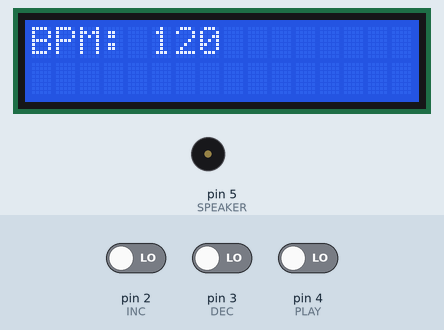
The sketch below on a simulated Arduino Uno, built with avr-gcc and run on an emulated ATmega328P. On the bench: 16×2 character LCD, buzzer (waves = sounding). Inputs (shaded band) come from the test bench; at power-on: pin 4 (PLAY) LOW, pin 2 (INC) LOW, pin 3 (DEC) LOW. What the sketch prints to the serial monitor is not drawn.

Above: at 1.2 s.
1.3 s: pin 4 (PLAY) driven HIGH
At 2.0 s:
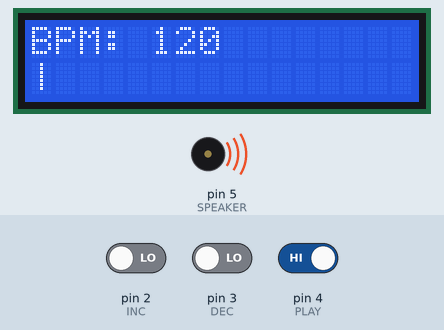
3.5 s: pin 4 (PLAY) driven LOW
At 4.45 s:
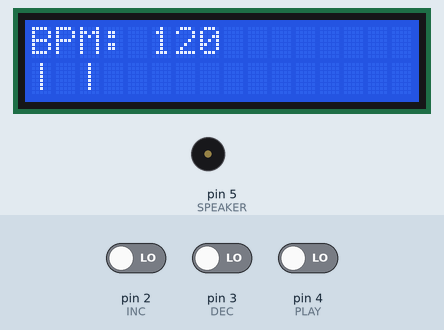
6.2 s: pin 2 (INC) driven HIGH
At 6.84 s:
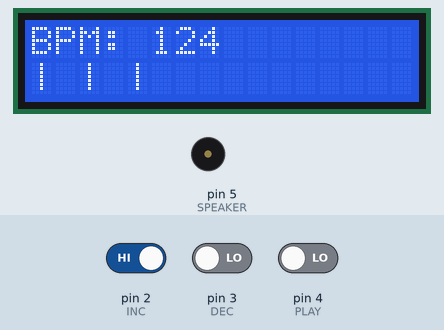
7.8 s: pin 2 (INC) driven LOW
At 9.14 s:
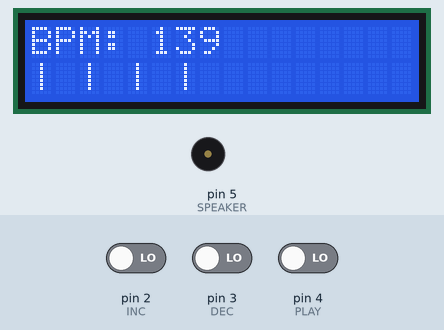
9.5 s: pin 3 (DEC) driven HIGH
At 9.7 s:
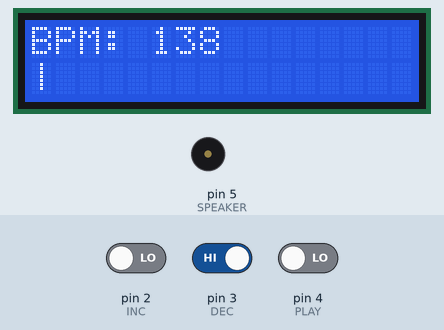
11.1 s: pin 4 (PLAY) driven HIGH
At 13.4 s:
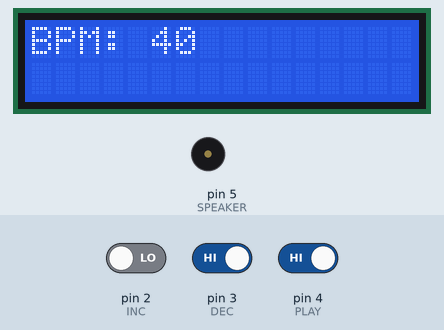
Timing chart, 0 to 13.6 s (numbered marks = the images above; inputs shaded):
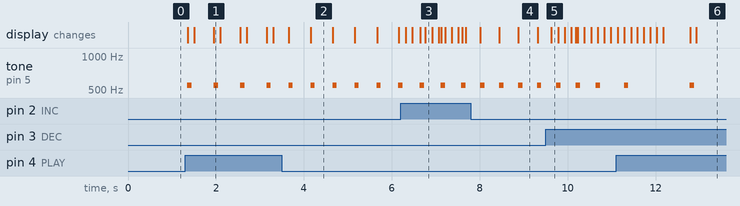

The sketch:

Metronome_main.ino
```cpp
// Config
#include "config.h"

// Display
#include <LiquidCrystal_I2C.h>
#include <Wire.h>
LiquidCrystal_I2C lcd(0x27, 16, 2);

// Core variables
uint8_t bpm = DEFAULT_BPM;
bool enable = false;
String visual = ""; /* Variable moved here for scoping purposes */

void setup() {
  // Init GPIO
  pinMode(INC, INPUT);
  pinMode(DEC, INPUT);
  pinMode(PLAY, INPUT);
  pinMode(SPEAKER, OUTPUT);

  // Debug
  Serial.begin(9600);
  while (!Serial);
  Serial.println("Starting");

  // Initialize the LCD
  lcd_start();
  lcd.print("BPM: " + (String) bpm);
}

void loop() {
  // Metronome output on toggle
  if (enable) beep(60000/bpm);
  else if (!visual.equals("")) {
    visual = "";
    lcd_clear_line(2);
  }

  // Read pins
  read_input_write_display();
}
```

Display.ino
```cpp
/**
 * @brief Inits I2C display
 *
 */
void lcd_start() {
  lcd.init();
  lcd.backlight();
  lcd.clear();
  return;
}

/**
 * @brief Writes a message on the top display line
 * @param text Message to write to the top of the display
 * @param line Line number to write on, not zero-indexed
 *
 */
void lcd_write(String text, uint8_t line) {
  lcd.setCursor(0, line - 1);
  lcd.print(text);
  return;
}

/**
 * @brief Clears line x only on LCD display 2x16
 * @param line Line to clear, not zero-indexed
 *
 */
void lcd_clear_line(uint8_t line) {
  lcd.setCursor(0, line - 1);
  lcd.print("                ");
}
```

Metronome.ino
```cpp
// read_input_write_display()
unsigned long current_debounce = 0;
unsigned long delay_debounce = BUTTON_DEBOUNCE_MS;
unsigned long buttonHoldI = 0;
unsigned long buttonHoldD = 0;

// beep()
unsigned long current_beep = 0;
String output_concat = String(PULSE_CHAR) + " ";

// =================================================

/**
 * @brief Controls display and inputs
 *
 */
void read_input_write_display () {
  while (millis() - current_debounce >= delay_debounce) {
    // Reset delay
    current_debounce = millis();

    // Adjust BPM by increments of 10 or 1
    uint8_t last_bpm = bpm;
    if (millis() - buttonHoldI >= BUTTON_HOLD_TIME_MS && digitalRead(INC) && bpm + 10 <= MAX_BPM) bpm += 10;
    else if (digitalRead(INC) && bpm + 1 <= MAX_BPM) bpm += 1;
    else if (millis() - buttonHoldD >= BUTTON_HOLD_TIME_MS && digitalRead(DEC) && bpm - 10 >= MIN_BPM) bpm -= 10;
    else if (digitalRead(DEC) && bpm - 1 >= MIN_BPM) bpm -= 1;

    // Reset to 120 BPM if both buttons are pressed - Avoids need of pressing hardware reset button
    if (digitalRead(INC) && digitalRead(DEC)) bpm = DEFAULT_BPM;

    // Reset timers on button release
    if (!digitalRead(INC)) buttonHoldI = millis();
    if (!digitalRead(DEC)) buttonHoldD = millis();

    // Update display when transitioning over from 3 digits BPM to 2 digits BPM
    if (last_bpm >= 100 && bpm < 100) lcd_clear_line(1);

    // Update display if BPM changes
    if (last_bpm != bpm) lcd_write("BPM: " + (String) bpm, 1);

    // Metronome tone toggle
    if (digitalRead(PLAY)) enable = !enable;
  }
}

/**
 * @brief Causes speaker to beep wrt input delay
 * @param delay_beep ms required for input BPM
 *
 */
void beep(unsigned long delay_beep) {
  while (millis() - current_beep >= delay_beep) {
    // Reset delay
    current_beep = millis();

    // Action
    tone(SPEAKER, 550, 100);

    if (visual.equals(String(PULSE_CHAR) + ' ' + String(PULSE_CHAR) + ' ' + String(PULSE_CHAR) + ' ' + String(PULSE_CHAR) + ' ')) {
      visual = String(PULSE_CHAR) + " ";
      lcd_clear_line(2);
    }
    else visual += output_concat;

    lcd_write(visual, 2);
  }
}
```

config.h
```cpp
#ifndef config_h
#define config_h
// =========================================

// GPIO
#define INC                     2
#define DEC                     3
#define PLAY                    4
#define SPEAKER                 5

// Variables
#define MAX_BPM                 240
#define MIN_BPM                 40
#define BUTTON_HOLD_TIME_MS     1500
#define DEFAULT_BPM             120
#define PULSE_CHAR              '|'
#define BUTTON_DEBOUNCE_MS      150

// =========================================
#endif
```

Measured:
- after the input at 1.3 s, tone on pin 5 (SPEAKER): alternates 550 Hz for 0.10 s and silent for 0.50 s, starting after 0.05 s; the display: changes after 0.05 s (image 1)
- after the input at 11.1 s, the display: first changes at once (image 6 shows a later state)
- what the display in image 2 shows lasts 0.5 s, from 4.2 s to 4.7 s
- what the display in image 4 shows lasts 0.4 s, from 8.9 s to 9.3 s
